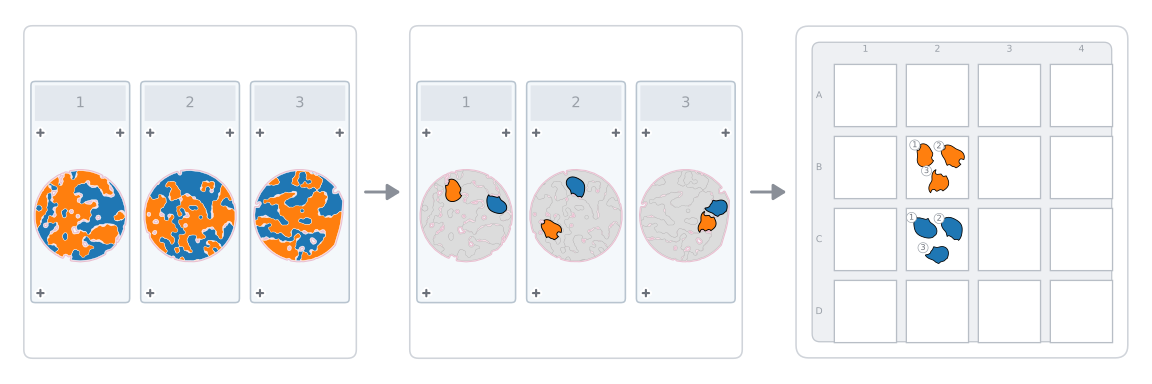

Generate this figure with Python:
"""Vignette 4 (several slides): three slides -> choose tissue on each -> one well per class.

In the app the same class from different slides goes into the same well, so each well here
holds one piece from every slide, tagged with the slide it came from.

Run from the repo root:  uv run python <scratchpad>/vignette4.py <scratchpad>
"""

import sys
from pathlib import Path

import geopandas
import numpy
from matplotlib.patches import FancyBboxPatch, Rectangle
from shapely import affinity
from shapely.geometry import Point, Polygon

sys.path.insert(0, str(Path(__file__).parent))
import common

from qupath_to_lmd import plot, regions

OUT = Path(sys.argv[1])
CLASSES = ["Immune cells", "Tumor"]
# three sections of the core, each turned differently so they read as three different slides
SECTIONS = [((900, 1500), 0), ((1500, 2500), 140), ((700, 2600), 250)]
CORE_RADIUS = 420
SLIDE_W, SLIDE_H, GAP = 250, 560, 28
LABEL_H = 120

cells = geopandas.read_parquet(OUT / "cells.parquet")
colors = plot.class_colors(CLASSES)
fills = plot.class_fill_colors(CLASSES)
patches, _ = regions.project(cells, regions.RegionParams(), include=CLASSES)
# at slide scale cell-level regions are confetti; close and open each class into a few blobs,
# the way a pathologist would outline them
blobs = []
for name in CLASSES:
    merged = patches[patches.classification_name == name].union_all().buffer(18).buffer(-30).buffer(12)
    blobs.append(geopandas.GeoDataFrame({"classification_name": [name]}, geometry=[merged]))
patches = geopandas.pd.concat(blobs).explode(index_parts=False).reset_index(drop=True)
patches = patches[patches.area > 1500]


def section(centre, angle, k):
    """One round section of tissue, moved onto slide k, with its regions by class."""
    disc = Point(centre).buffer(CORE_RADIUS, 64)
    piece = patches.assign(geometry=patches.intersection(disc))
    piece = piece[piece.area > 2000].copy()
    scale = (SLIDE_W - 22) / (2 * CORE_RADIUS)
    target = (k * (SLIDE_W + GAP) + SLIDE_W / 2, LABEL_H + (SLIDE_H - LABEL_H) / 2)
    moved = []
    for geom in piece.geometry:
        geom = affinity.rotate(geom, angle, origin=centre)
        geom = affinity.scale(geom, scale, scale, origin=centre)
        geom = affinity.translate(geom, target[0] - centre[0], target[1] - centre[1])
        # at slide scale the cell-level ragged edge is noise; a gentle open-close keeps the shape
        moved.append(geom.simplify(0.6))
    return piece.assign(geometry=moved).explode(index_parts=False).reset_index(drop=True)


slides = [section(centre, angle, k) for k, (centre, angle) in enumerate(SECTIONS)]

# on every slide, one chunk of each class, the way a user would outline a bit of it: a lumpy
# loop around a point a little way in from the class edge, clipped to the class, so it keeps
# some of the tissue's own outline and stays clear of the section's rim
CHUNK = 24
rng = numpy.random.default_rng(4)


def outline(centre):
    """A lumpy closed loop around `centre`, as drawn by hand."""
    t = numpy.linspace(0, 2 * numpy.pi, 96, endpoint=False)
    a, b, p, q = rng.uniform(0.1, 0.22), rng.uniform(0.06, 0.14), *rng.uniform(0, 2 * numpy.pi, 2)
    r = CHUNK * (1 + a * numpy.sin(2 * t + p) + b * numpy.sin(3 * t + q))
    return Polygon(numpy.column_stack([centre.x + r * numpy.cos(t), centre.y + r * numpy.sin(t)]))


chosen = []
for piece in slides:
    rim = piece.union_all().convex_hull
    x0, y0, x1, y1 = rim.bounds
    grid = [Point(x, y) for x in numpy.arange(x0, x1, 3) for y in numpy.arange(y0, y1, 3)]
    chunks = []
    for name in CLASSES:
        of_class = piece[piece.classification_name == name].union_all()
        inside = [g for g in grid if of_class.contains(g) and rim.exterior.distance(g) > CHUNK + 4]
        best = min(inside, key=lambda g: abs(of_class.boundary.distance(g) - 0.7 * CHUNK))
        chunks.append((name, of_class.intersection(outline(best))))
    chosen.append(geopandas.GeoDataFrame({"classification_name": [n for n, _ in chunks]},
                                         geometry=[g for _, g in chunks]))


def glass(ax, highlight):
    """The three slides, by class, or with only the chosen chunks in colour."""
    width = 3 * SLIDE_W + 2 * GAP
    common.card(ax, 0, 0, width, SLIDE_H)
    for k, piece in enumerate(slides):
        x = k * (SLIDE_W + GAP)
        ax.add_patch(FancyBboxPatch((x, 0), SLIDE_W, SLIDE_H, boxstyle="round,pad=0,rounding_size=10",
                                    fc="#f4f8fb", ec="#b8c4cf", lw=1.2, zorder=1))
        # the frosted label end of a glass slide
        ax.add_patch(Rectangle((x + 10, 10), SLIDE_W - 20, LABEL_H - 30, fc="#e3e8ee", ec="none", zorder=1))
        ax.text(x + SLIDE_W / 2, (LABEL_H - 10) / 2, str(k + 1), ha="center", va="center", fontsize=11,
                color=common.FAINT, zorder=2)
        tissue = piece.union_all().buffer(3)
        common.draw(ax, [tissue], common.TISSUE, common.TISSUE_EDGE, lw=0.8, z=2)
        for name in CLASSES:
            of_class = piece.classification_name == name
            if highlight:
                common.draw(ax, piece.geometry[of_class], plot.MUTED, plot.MUTED_EDGE, lw=0.3, z=3)
                mine = chosen[k]
                common.draw(ax, mine.geometry[mine.classification_name == name], colors[name], "black",
                            lw=0.7, z=4)
            else:
                common.draw(ax, piece.geometry[of_class], colors[name], "white", lw=0.3, z=3)
        for cx, cy in [(x + 24, LABEL_H + 10), (x + SLIDE_W - 24, LABEL_H + 10), (x + 24, SLIDE_H - 24)]:
            common.cross(ax, cx, cy, arm=8)


fig, (one, two, three) = common.figure()
glass(one, highlight=False)
glass(two, highlight=True)

common.plate(three, {})
# three fixed spots per well rather than a heap, so the pieces from each slide stay apart and
# carry their slide number
SPOTS = [(-22, -20), (26, -20), (2, 26)]
for row, name in enumerate(["Tumor", "Immune cells"], start=1):
    centre = (common.PITCH + common.PITCH / 2, row * common.PITCH + common.PITCH / 2)
    for k, (piece, (dx, dy)) in enumerate(zip(chosen, SPOTS, strict=False)):
        geom = piece.geometry[piece.classification_name == name].iloc[0]
        x0, y0, x1, y1 = geom.bounds
        scale = 40 / max(x1 - x0, y1 - y0)
        c = geom.centroid
        geom = affinity.scale(geom, scale, scale, origin=c)
        geom = affinity.translate(geom, centre[0] + dx - c.x, centre[1] + dy - c.y)
        common.draw(three, [geom], colors[name], "black", lw=0.6, z=3)
        x0, y0, _, _ = geom.bounds
        three.text(x0 - 4, y0 + 2, str(k + 1), ha="center", va="center", fontsize=6, color=common.INK, zorder=5,
                   bbox={"boxstyle": "circle,pad=0.15", "fc": "white", "ec": common.FAINT, "lw": 0.5})
common.save(fig, OUT, "vignette4")
print([round(g.area) for c in chosen for g in c.geometry])
